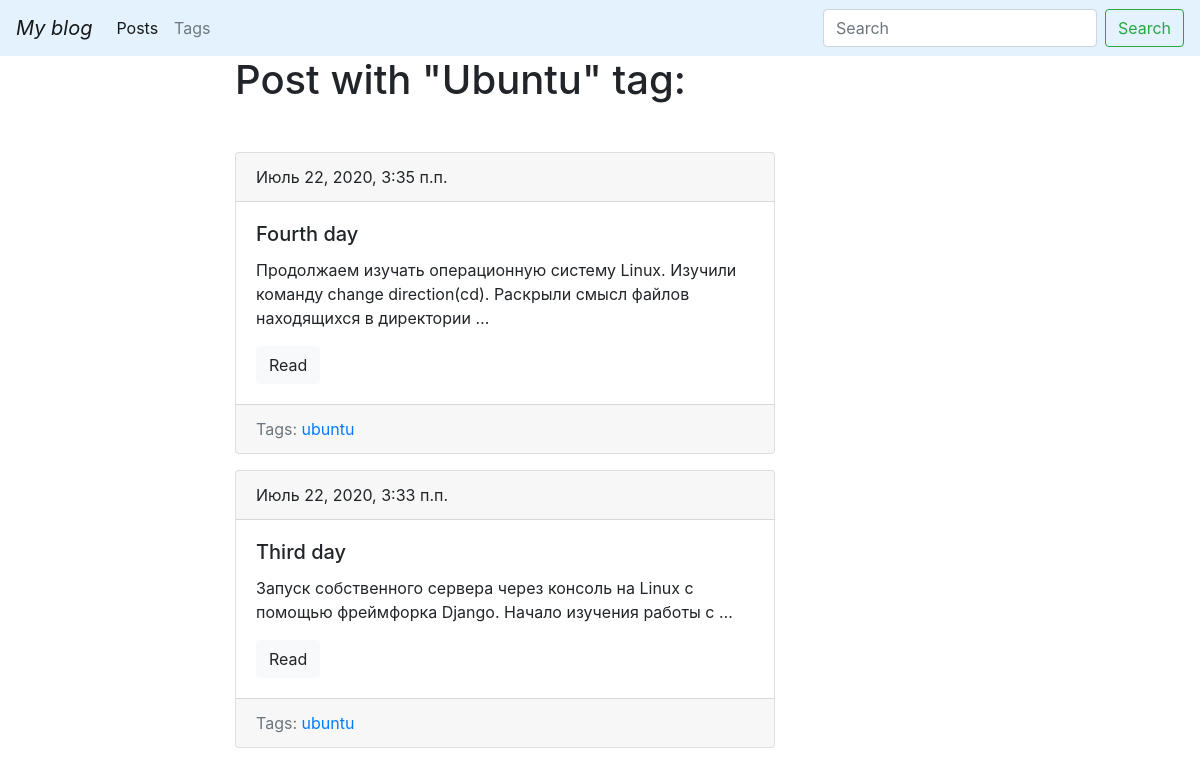
The app's page /blog/tag/ubuntu, older data.
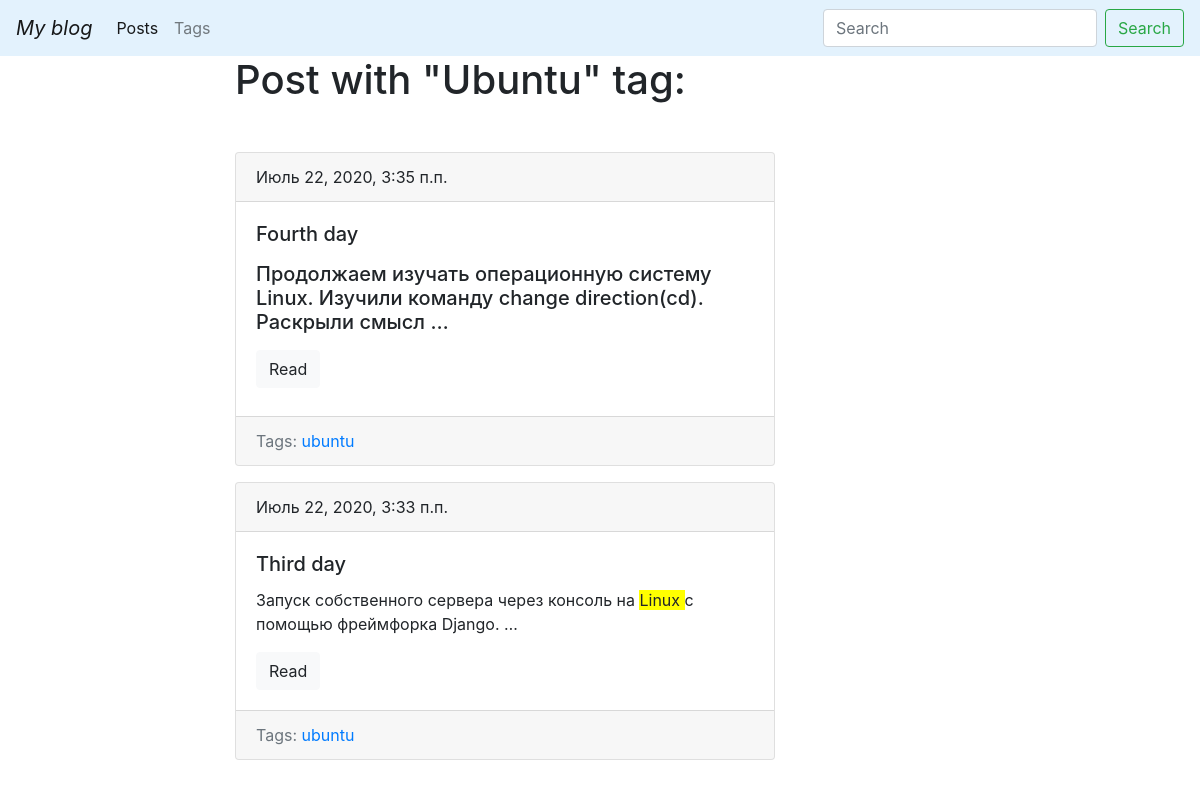
The same page, newer data.
### blog/models.py (models this page shows, shortened)
class Post(models.Model):
    title = models.CharField(max_length= 150, db_index=True)
    slug = models.SlugField(max_length=150, blank=True, unique=True)
    body = models.TextField(blank=True, db_index=True)
    date_pub = models.DateTimeField(auto_now_add=True)
    tags = models.ManyToManyField('Tag', blank=True, related_name='posts')
    def get_absolute_url(self):
        return reverse('post_detail_url', kwargs={'slug' : self.slug})
    class Meta:
        ordering = ['-date_pub']

### blog/views.py (the view)
# urls.py: path('tag/<str:slug>', TagDetail.as_view(), name= 'tag_detail_url'),
class TagDetail(ObjectDetailMixin, View):
    model = Tag
    template = 'blog/tag_detail.html'

### blog/models.py (called while the page is built)
    def get_absolute_url(self):
        return reverse('tag_detail_url', kwargs={'slug' : self.slug})

### blog/utils.py (called while the page is built)
    def get(self, request, slug):
        obj = get_object_or_404(self.model, slug__iexact=slug)
        return render(request, self.template, context={self.model.__name__.lower(): obj, 'admin_obj': obj, 'detail': True})

### blog/templates/blog/tag_detail.html (shortened to what this page needs)
{% extends 'blog/base_blog.html'%}
{% block content %}
    <h1 class="mb-5">Post with "{{ tag.title|title }}" tag:</h1>
    {% for post in tag.posts.all %}
            {% include 'blog/includes/post_card_template.html'%}
    {% endfor %}
{% endblock %}

### blog/templates/blog/includes/post_card_template.html (shortened to what this page needs)
<div class="card">
    <div class="card-header">
        {{post.date_pub}}
    </div>
    <div class="card-body">
        <h5 class="card-title">{{ post.title }}</h5>
        <p class="card-text">{{post.body|truncatewords:15|safe}}</p>
        <a href="{{ post.get_absolute_url }}" class="btn btn-light">Read</a>
    </div>
    <div class="card-footer text-muted">
        Tags:
        {% for tag in post.tags.all %}
        <a href="{{ tag.get_absolute_url }}"> {{ tag.title }}</a>
        {% endfor %}
    </div>
</div>

Row changes from the older to the newer data that the page shows:
changed Post "Fourth day": body "Продолжаем изучать операционную систему Linux. Изучили команду change direction(cd). Раскрыли смысл файлов находящихся в директории …" → "Продолжаем изучать операционную систему Linux. Изучили команду change direction(cd). Раскрыли смысл …"
changed Post "Third day": body "Запуск собственного сервера через консоль на Linux с помощью фреймфорка Django. Начало изучения работы с …" → "Запуск собственного сервера через консоль на Linux с помощью фреймфорка Django. …"
